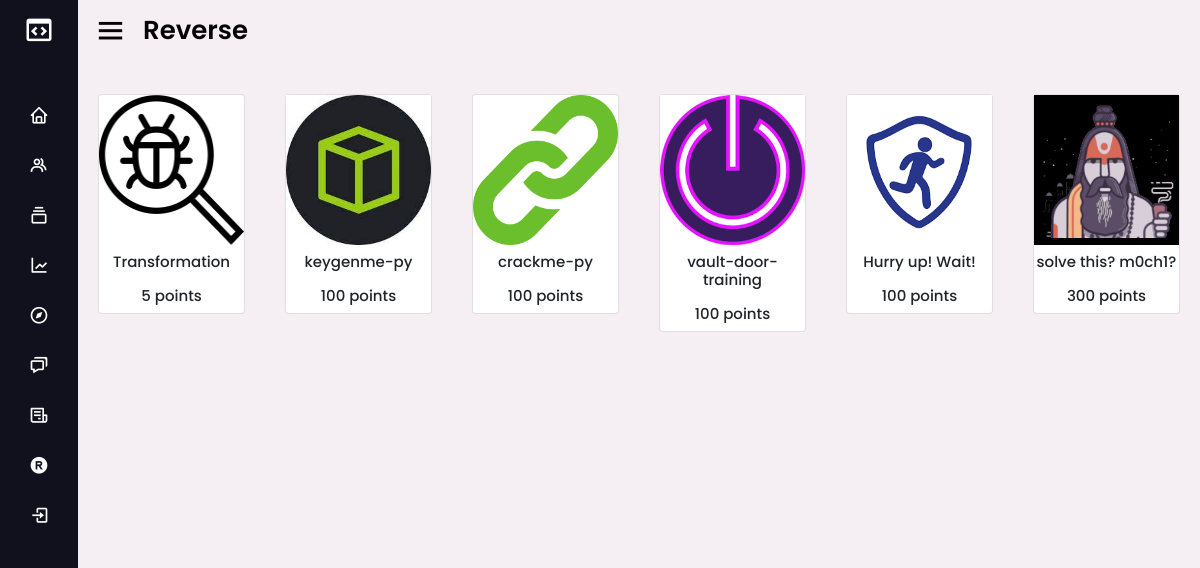
/chall/re/, run on the app's committed database.
### base/models.py (models this page shows, shortened)
class Chall(models.Model):
    list = (('Web exploit' , 'Web') , ('Cryptography', 'Crypto') , ('Pwnable','Pwn') , ('Reverse','Re'))
    chall_id = models.IntegerField(blank = True , default= 1)
    chall_name = models.CharField(max_length=50)
    decription = models.TextField(null=True , blank=True)
    link = models.TextField(null=True , blank=True)
    type = models.CharField(max_length=20 ,choices=list)
    img = models.CharField(max_length=50, blank=True)
    author = models.CharField(max_length=20 , blank=True)
    flag = models.CharField(max_length=255)
    point = models.IntegerField(default=0)
    updated = models.DateTimeField(auto_now=True)
    created = models.DateTimeField(auto_now_add=True)

### base/views.py (the view)
# urls.py: path('chall/re/', views.re , name='challre'),
def re(request):
    re = Chall.objects.filter(type="Reverse")
    context = {'re': re}
    return render(request, 'base/chall/re.html', context)

### base/templates/base/chall/re.html
{% extends 'base/chall/chall.html' %}
{% block header_chall %}
<span class="text">Reverse</span>
{% endblock header_chall %}
{% block re_category %}
<div class="container mt-1">
    <div class="row">
{% for i in re %}
<div class="col-md-2 col-sm-6" style = "padding:30px 20px;">
  <div class="card card-block" data-bs-toggle="modal" data-bs-target="#exampleModal" chall-name = "{{i.chall_name}}" chall-decription="{{i.decription}}" chall-link="{{i.link}}">
  <img src="{{i.img}}" alt="Photo of sunset">
  <h5 class="card-title  mt-2 mb-2 text-center">{{i.chall_name}}</h5>
  <h5 class="card-title  mt-2 mb-2 text-center">{{i.point}} points</h5>
</div>
</div>
{% endfor %}
</div>
</div>
{% endblock re_category %}

### static/styles/main.css (style rules this page uses)
* { margin: 0; padding: 0; box-sizing: border-box; font-family: 'Poppins', sans-serif; }
.home-section .home-content .bx-menu, .home-section .home-content .text { color: #050204; font-size: 35px; }
.home-section .home-content .text { font-size: 26px; font-weight: 600; }
img { height:150px; width:100%; }
div [class^="col-"] { padding-left:5px; padding-right:5px; }
.card { transition:0.5s; cursor:pointer; }
.card-title { font-size:15px; transition:1s; cursor:pointer; }
.card::before, .card::after { position: absolute; top: 0; right: 0; bottom: 0; left: 0; transform: scale3d(0, 0, 1); transition: transform .3s ease-out 0s; background: rgba(255, 255, 255, 0.1); content: ''; pointer-events: none; }
.card::before { transform-origin: left top; }
.card::after { transform-origin: right bottom; }

### data on the page
Chall: shows a picture, chall_name "Transformation", point "5"
Chall: shows a picture, chall_name "keygenme-py", point "100"
Chall: shows a picture, chall_name "crackme-py", point "100"
Chall: shows a picture, chall_name "vault-door-training", point "100"
Chall: shows a picture, chall_name "Hurry up! Wait!", point "100"
Chall: shows a picture, chall_name "solve this? m0ch1?", point "300"
